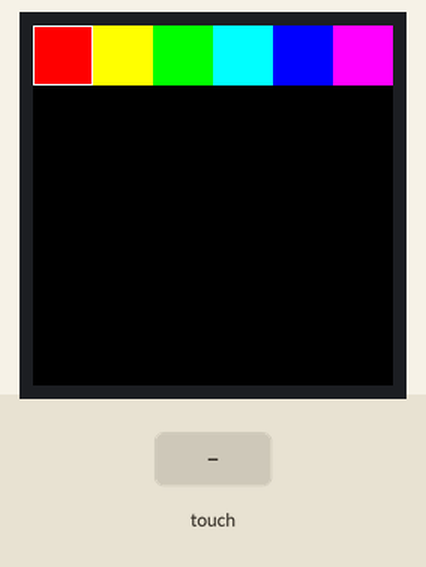
A sketch run on a simulated ESP32. Shown: 240×240 colour display. Inputs (shaded band) come from the test bench. What the sketch prints to the serial monitor is not drawn.

Above: at 1.4 s.
1.5 s: touch panel pressed at 13 % / 30 % of its raw x / y range
3.0 s: touch panel pressed at 38 % / 10 % of its raw x / y range
At 3.5 s:
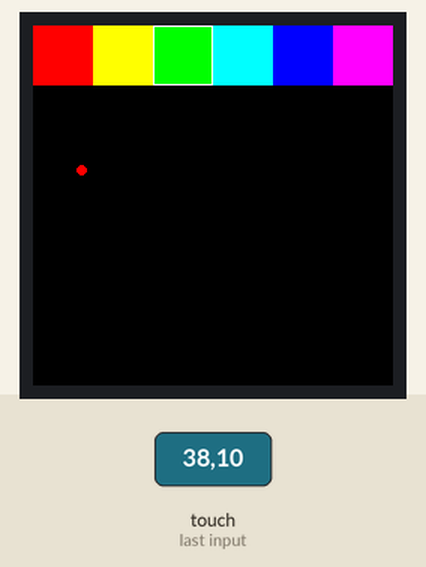
4.5 s: touch panel pressed at 38 % / 30 % of its raw x / y range
Timing chart, 0 to 7.5 s (numbered marks = the images above; inputs shaded):
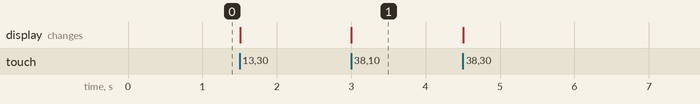

The sketch:

esp32-ft6206-paint-TFT_eSPI.ino
```cpp
/***************************************************
  Este es un ejemplo de pintura de pantalla táctil para
  Adafruit ILI9341 captouch

 Realizado por Ulises Ale
 ****************************************************/

#include <TFT_eSPI.h>
#include <SPI.h>       // Esto se necesita para el display
#include <Wire.h>
#include <Adafruit_FT6206.h>

// El FT6206 es usado para el Hardware I2C
Adafruit_FT6206 ctp = Adafruit_FT6206();

// La pantalla también utiliza hardware SPI, plus #9 & #10
#define TFT_CS 15
#define TFT_DC 2
#define TFT_MOSI 23
#define TFT_SCLK 18

TFT_eSPI tft = TFT_eSPI(); // Invocar una biblioteca personalizada con ancho y alto predeterminados

#define ILI9341_RED TFT_RED
#define ILI9341_YELLOW TFT_YELLOW
#define ILI9341_GREEN TFT_GREEN
#define ILI9341_CYAN TFT_CYAN
#define ILI9341_BLUE TFT_BLUE
#define ILI9341_MAGENTA TFT_MAGENTA


// Tamaño de los cuadros de selección de color y tamaño del pincel.
#define BOXSIZE 40
#define PENRADIUS 3
int oldcolor, currentcolor;

void setup(void) {
  Serial.begin(115200);
  Serial.println(F("Pintura al tacto de la tapa!"));

  tft.begin();

  if (! ctp.begin(40)) {  // Pasar el coeficiente de 'sensibilidad'
    Serial.println("No se pudo iniciar el controlador de pantalla táctil FT6206");
    while (1);
  }

  Serial.println("Pantalla táctil capacitiva iniciada");

  tft.fillScreen(ILI9341_BLACK);

  // Hacer los cuadros de selección de color
  tft.fillRect(0, 0, BOXSIZE, BOXSIZE, ILI9341_RED);
  tft.fillRect(BOXSIZE, 0, BOXSIZE, BOXSIZE, ILI9341_YELLOW);
  tft.fillRect(BOXSIZE*2, 0, BOXSIZE, BOXSIZE, ILI9341_GREEN);
  tft.fillRect(BOXSIZE*3, 0, BOXSIZE, BOXSIZE, ILI9341_CYAN);
  tft.fillRect(BOXSIZE*4, 0, BOXSIZE, BOXSIZE, ILI9341_BLUE);
  tft.fillRect(BOXSIZE*5, 0, BOXSIZE, BOXSIZE, ILI9341_MAGENTA);

  // Seleccione el color actual 'rojo'
  tft.drawRect(0, 0, BOXSIZE, BOXSIZE, ILI9341_WHITE);
  currentcolor = ILI9341_RED;
}

void loop() {
  // Espera un toque
  if (! ctp.touched()) {
    delay(10); // Acelera la simulación.
    return;
  }

  // Recuperar un punto
  TS_Point p = ctp.getPoint();

 /*
  // Imprima datos sin procesar desde el controlador táctil de pantalla
  Serial.print("X = "); Serial.print(p.x);
  Serial.print("\tY = "); Serial.print(p.y);
  Serial.print(" -> ");
 */

  // Dale la vuelta para que coincida con la pantalla.
  p.x = map(p.x, 0, 240, 240, 0);
  p.y = map(p.y, 0, 320, 320, 0);

  // Imprima las coordenadas reasignadas (girada)
  Serial.print("("); Serial.print(p.x);
  Serial.print(", "); Serial.print(p.y);
  Serial.println(")");


  if (p.y < BOXSIZE) {
     oldcolor = currentcolor;

     if (p.x < BOXSIZE) {
       currentcolor = ILI9341_RED;
       tft.drawRect(0, 0, BOXSIZE, BOXSIZE, ILI9341_WHITE);
     } else if (p.x < BOXSIZE*2) {
       currentcolor = ILI9341_YELLOW;
       tft.drawRect(BOXSIZE, 0, BOXSIZE, BOXSIZE, ILI9341_WHITE);
     } else if (p.x < BOXSIZE*3) {
       currentcolor = ILI9341_GREEN;
       tft.drawRect(BOXSIZE*2, 0, BOXSIZE, BOXSIZE, ILI9341_WHITE);
     } else if (p.x < BOXSIZE*4) {
       currentcolor = ILI9341_CYAN;
       tft.drawRect(BOXSIZE*3, 0, BOXSIZE, BOXSIZE, ILI9341_WHITE);
     } else if (p.x < BOXSIZE*5) {
       currentcolor = ILI9341_BLUE;
       tft.drawRect(BOXSIZE*4, 0, BOXSIZE, BOXSIZE, ILI9341_WHITE);
     } else if (p.x <= BOXSIZE*6) {
       currentcolor = ILI9341_MAGENTA;
       tft.drawRect(BOXSIZE*5, 0, BOXSIZE, BOXSIZE, ILI9341_WHITE);
     }

     if (oldcolor != currentcolor) {
        if (oldcolor == ILI9341_RED)
          tft.fillRect(0, 0, BOXSIZE, BOXSIZE, ILI9341_RED);
        if (oldcolor == ILI9341_YELLOW)
          tft.fillRect(BOXSIZE, 0, BOXSIZE, BOXSIZE, ILI9341_YELLOW);
        if (oldcolor == ILI9341_GREEN)
          tft.fillRect(BOXSIZE*2, 0, BOXSIZE, BOXSIZE, ILI9341_GREEN);
        if (oldcolor == ILI9341_CYAN)
          tft.fillRect(BOXSIZE*3, 0, BOXSIZE, BOXSIZE, ILI9341_CYAN);
        if (oldcolor == ILI9341_BLUE)
          tft.fillRect(BOXSIZE*4, 0, BOXSIZE, BOXSIZE, ILI9341_BLUE);
        if (oldcolor == ILI9341_MAGENTA)
          tft.fillRect(BOXSIZE*5, 0, BOXSIZE, BOXSIZE, ILI9341_MAGENTA);
     }
  }
  if (((p.y-PENRADIUS) > BOXSIZE) && ((p.y+PENRADIUS) < tft.height())) {
    tft.fillCircle(p.x, p.y, PENRADIUS, currentcolor);
  }
}
```

Measured:
- after the input at 3.0 s, the display: changes at once (image 1)
